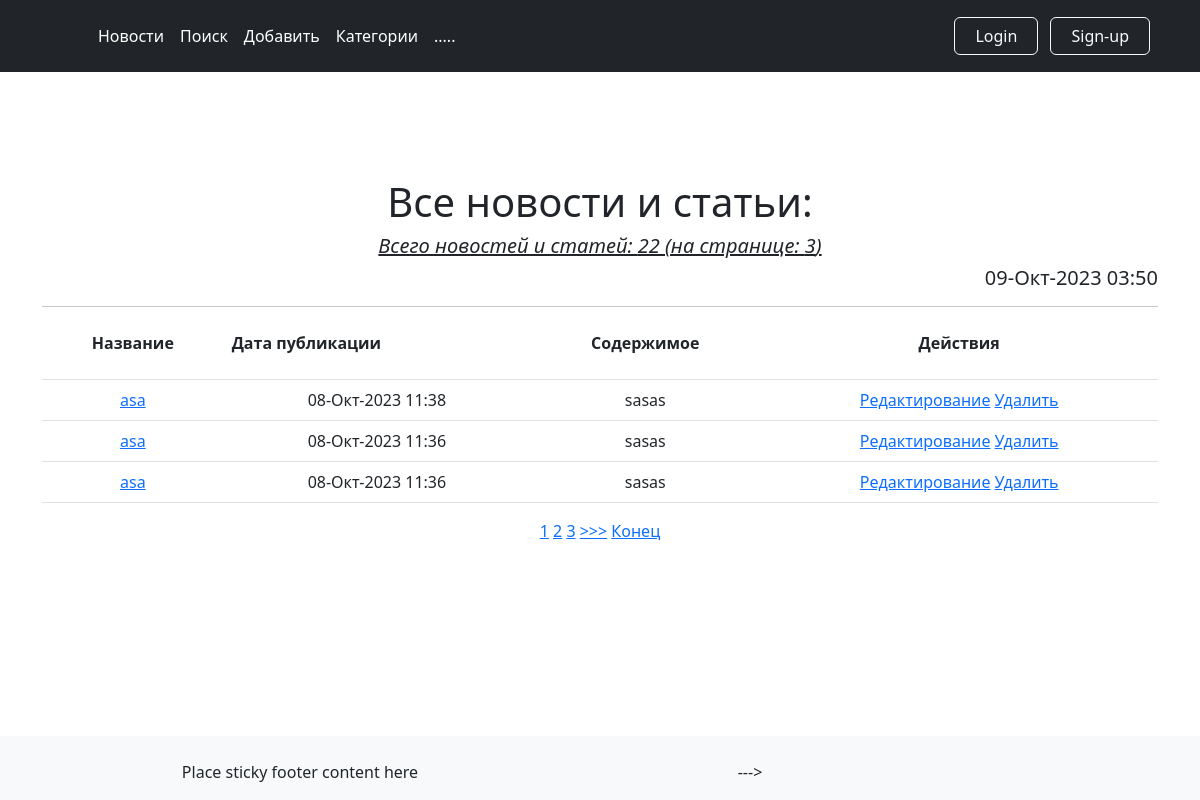
Before: / with the older database file.
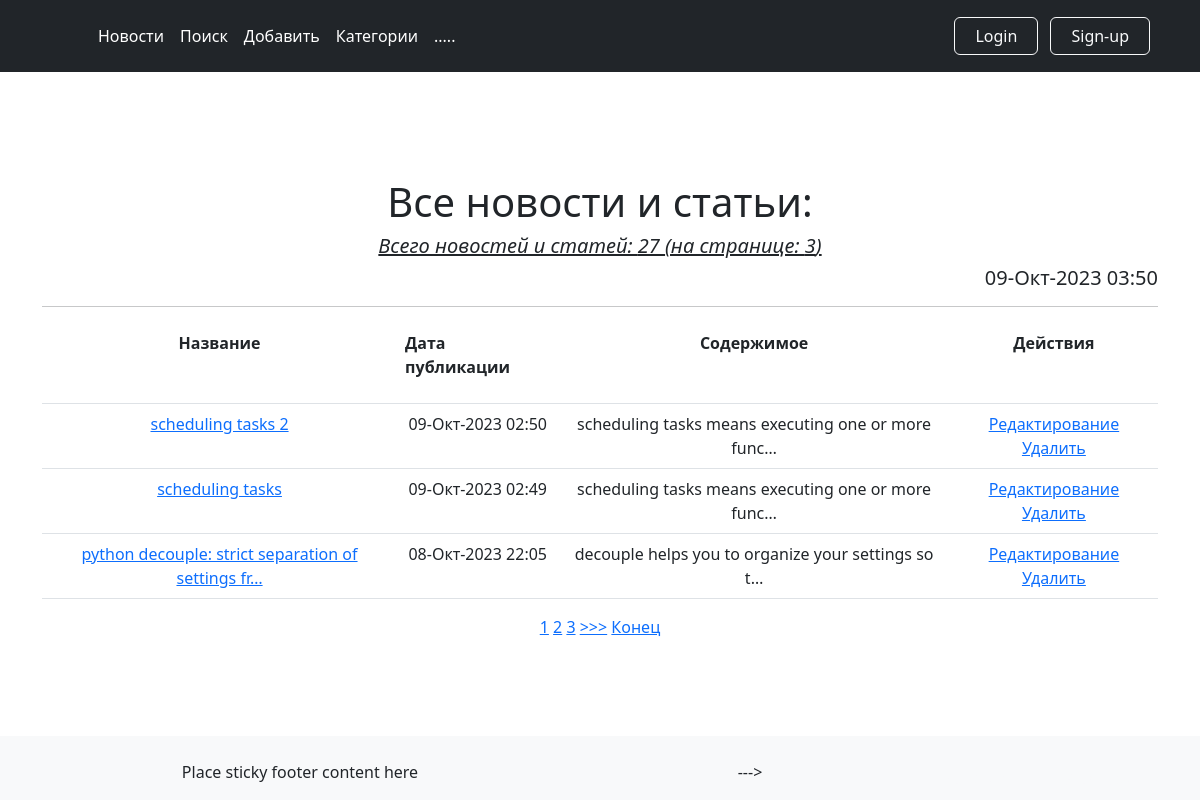
After: the same page with the newer database file.
### news/models.py (models this page shows, shortened)
class Post(models.Model):
    author = models.ForeignKey(Author, on_delete=models.CASCADE, verbose_name='Автор')
    NEWS = 'NW'
    ARTICLE = 'AR'
    TYPES = [
        (NEWS, 'Новость'),
        (ARTICLE, 'Статья'),
    ]
    categoryType = models.CharField(max_length=2, choices=TYPES, default=ARTICLE, verbose_name='Тип статьи')
    dateCreation = models.DateTimeField(auto_now_add=True, verbose_name='Дата публикации')
    postCategory = models.ManyToManyField(Category, through='PostCategory', verbose_name='Категории статьи')
    title = models.CharField(max_length=128, verbose_name='Заголовок')
    text = models.TextField(verbose_name='Текст статьи')
    rating = models.SmallIntegerField(default=0, verbose_name='Рейтинг')

### news/views.py (the view, shortened to what this page needs)
# urls.py: path('', PostsList.as_view(), name='posts'),
class PostsList(ListView):
    model = Post
    template_name = 'news/posts.html'
    context_object_name = 'posts'
    ordering = ['-dateCreation']
    form_class = PostForm
    paginate_by = 3
    def get_context_data(self, **kwargs):
        context = super().get_context_data(**kwargs)
        context['time_now'] = timezone.localtime(timezone.now())  # добавим переменную текущей даты time_now
        context['posts_count'] = Post.objects.all().count()  # добавим переменную кол-во постов
        context['form'] = PostForm()
        context['is_not_authors'] = not self.request.user.groups.filter(name='authors').exists()
        return context

### news/templatetags/custom_filters.py (called while the page is built)
@register.filter(name='Censor')
def censor(text):
    for bw in banned_word_list:
        text = text.lower().replace(bw.lower(), f'{bw[0:2]}...')
    return text

### news/templates/news/posts.html (shortened to what this page needs)
{% extends 'layout/default.html' %}
{% load custom_filters %}
{% block content %}
    {% if category %}
        {% if user not in category.subscribers.filter %}
            <a href="{% url 'news:subscribe' category.pk %}" class="btn btn-primary">Подписаться</a>
        {% else %}
            <a href="{% url 'news:unsubscribe' category.pk %}" class="btn btn-secondary btn-sm">Отписаться</a>
        {% endif %}
        <h1 align="center" >Новости и статьи категории `{{ category.name }}`:</h1>
        <h5 align="center"><i><u> Всего новостей и статей: {{ category.post_set.count }}
            (на странице: {{ posts|length }})</u></i>
        </h5>
    {% else %}
        <h1 align="center" >Все новости и статьи:</h1>
        <h5 align="center"><i><u> Всего новостей и статей: {{ posts_count }}
            (на странице: {{ posts|length }})</u></i>
        </h5>
    {% endif %}
    <h5 align="right">{{ time_now| date:'d-M-Y H:i' }}</h5>
    <hr>
    {% if posts %}
        <table class="table">
            <tr>
                <th scope="col"> Название</th>
                <th scope="col"><p align="justify"> Дата публикации</p></th>
                <th scope="col">Содержимое</th>
                <th scope="col">Действия</th>
            </tr>
            {% for post in posts %}
                <tr>
                    <td>
                        <a href="{% url 'news:post_detail' post.pk %}">
                            {{ post.title|truncatewords:8|truncatechars:50|Censor }}
                        </a>
                    </td>
                    <td>{{ post.dateCreation| date:'d-M-Y H:i' }}</td>
                    <td>{{ post.text|truncatechars:50|Censor }}</td>
                    <td>
                        <a href="{% url 'news:post_update' post.pk %}">Редактирование</a>
                        <a href="{% url 'news:post_delete' post.pk %}">Удалить</a>
                    </td>
                </tr>
            {% endfor %}
        </table>
        {% include 'news/parts/paginator.html' %}
    {% else %}
        <h2>Новостей и статей нет!</h2>
    {% endif %}
{% endblock content %}

### templates/layout/default.html (shortened to what this page needs)
{% load static %}
<!DOCTYPE html>
<html lang="en">
<head>
    <link href="https://cdn.jsdelivr.net/npm/bootstrap@5.2.3/dist/css/bootstrap.min.css" rel="stylesheet">
    <link rel="stylesheet" href="https://cdnjs.cloudflare.com/ajax/libs/font-awesome/5.15.4/css/all.min.css">
    <link href="{% static 'css/styles.css' %}" rel="stylesheet"/>
</head>
<body class="d-flex flex-column min-vh-100">
<div class="wrapper flex-grow-1">
    {% include './parts/header.html' %}
    <div class="container content">
        <div class="text-center mt-5">
            {% block content %}
            {% endblock content %}
        </div>
    </div>
    {% include './parts/footer.html' %}
</div>
</body>
</html>

### templates/layout/parts/header.html
<header class="p-3 text-bg-dark fixed-top">
    <div class="container">
        <div class="d-flex flex-wrap align-items-center justify-content-center justify-content-lg-start">
            <a href="/" class="d-flex align-items-center mb-2 mb-lg-0 text-white text-decoration-none">
                <svg class="bi me-2" width="40" height="32" role="img" aria-label="Bootstrap">
                    <use xlink:href="#bootstrap"/>
                </svg>
            </a>
            <ul class="nav col-12 col-lg-auto me-lg-auto mb-2 justify-content-center mb-md-0">
                <li><a href="/news/" class="nav-link px-2 text-white">Новости</a></li>
                <li><a href="/news/search/" class="nav-link px-2 text-white">Поиск</a></li>
                <li><a href="/news/add/" class="nav-link px-2 text-white">Добавить</a></li>
                <li><a href="/news/categories/" class="nav-link px-2 text-white">Категории</a></li>
                <li><a href="#" class="nav-link px-2 text-white">.....</a></li>
            </ul>
            <div class="text-end">
                {% if user.is_authenticated %}
                    <button type="button" class="btn btn-outline-light me-2">
                        <a href="{% url 'sign:logout' %}" class="nav-link px-2 text">Logout</a>
                    </button>
                    <button type="button" class="btn btn-info" disabled>
                    {{ user.username }}
                    </button>
                    {% if is_not_authors %}
                        <a class="btn btn-info" href="{% url 'sign:getauthor' %}">
                            Хочу стать автором!
                        </a>
                    {% else %}
                        <button type="button" class="btn btn-info" disabled>
                            Вы являетесь автором
                        </button>
                    {% endif %}
                {% else %}
                    <button type="button" class="btn btn-outline-light me-2">
                        <a href="/accounts/login/" class="nav-link px-2">Login</a>
                    </button>
                    <button type="button" class="btn btn-outline-light me-2">
                        <a href="/accounts/signup/" class="nav-link px-2">Sign-up</a>
                    </button>
                {% endif %}
            </div>
        </div>
    </div>
</header>

### news/templates/news/parts/paginator.html (shortened to what this page needs)
{% if is_paginated %}
    <div align="center">
        {% for num in page_obj.paginator.page_range %}
            {% if page_object.number == num %}
                <a>{{ num }}</a>
            {% elif num > page_obj.number|add:'-3' and num < page_obj.number|add:'3' %}
                <a href="?{{ request.GET.urlencode }}&page={{ num }}">{{ num }}</a>
            {% endif %}
        {% endfor %}
        {% if page_obj.has_next %}
            <a href="?{{ request.GET.urlencode }}&page={{ page_obj.next_page_number }}">>>></a>
            <a href="?{{ request.GET.urlencode }}&page={{ page_obj.paginator.num_pages }}">Конец</a>
        {% endif %}
    </div>
{% endif %}

### templates/layout/parts/footer.html
<footer class="page-footer font-small blue pt-4 bg-light">
    <div class="container-fluid text-center text-md-left">
        <div class="row">
            <div class="col-md-6 mt-md-0 mt-4">
                <p>Place sticky footer content here</p>
            </div>
            <div class="col-md-3 mb-md-0 mb-3">
                <p>---></p>
            </div>
            {% if user.is_authenticated %}
                <div class="col-md-3 mb-md-0 mb-3">
                    <button type="button" class="btn btn-outline-light me-2">
                        <a href="{% url 'sign:logout' %}" class="nav-link px-2 text">Logout</a>
                    </button>
                </div>
            {% else %}
                <div class="col-md-3 mb-md-0 mb-3">
                    <button type="button" class="btn btn-outline-light me-2">
                        <a href="{% url 'sign:login' %}" class="nav-link px-2">Login(Old)</a>
                    </button>
                    <button type="button" class="btn btn-outline-light me-2">
                        <a href="{% url 'sign:signup' %}" class="nav-link px-2 text">Sign-up(Old)</a>
                    </button>
                </div>
            {% endif %}
        </div>
    </div>
</footer>

### static/css/styles.css (style rules this page uses)
* { margin: 0; padding: 0; }
html, body { height: 100%; }
.wrapper { display: flex; flex-direction: column; height: 100%; }
.content { flex: 1 0 auto; margin-top: 130px; }

Changed rows visible on the page:
removed Post: title|Censor "asa", dateCreation "08-Окт-2023 11:38", text|Censor "sasas"
removed Post: title|Censor "asa", dateCreation "08-Окт-2023 11:36", text|Censor "sasas"
removed Post: title|Censor "asa", dateCreation "08-Окт-2023 11:36", text|Censor "sasas"
added Post: title|Censor "scheduling tasks 2", dateCreation "09-Окт-2023 02:50", text|Censor "scheduling tasks means executing one or more func…"
added Post: title|Censor "scheduling tasks", dateCreation "09-Окт-2023 02:49", text|Censor "scheduling tasks means executing one or more func…"
added Post: title|Censor "python decouple: strict separation of settings fr…", dateCreation "08-Окт-2023 22:05", text|Censor "decouple helps you to organize your settings so t…"
Other visible differences:
{{ posts_count }}: "22" → "27"
